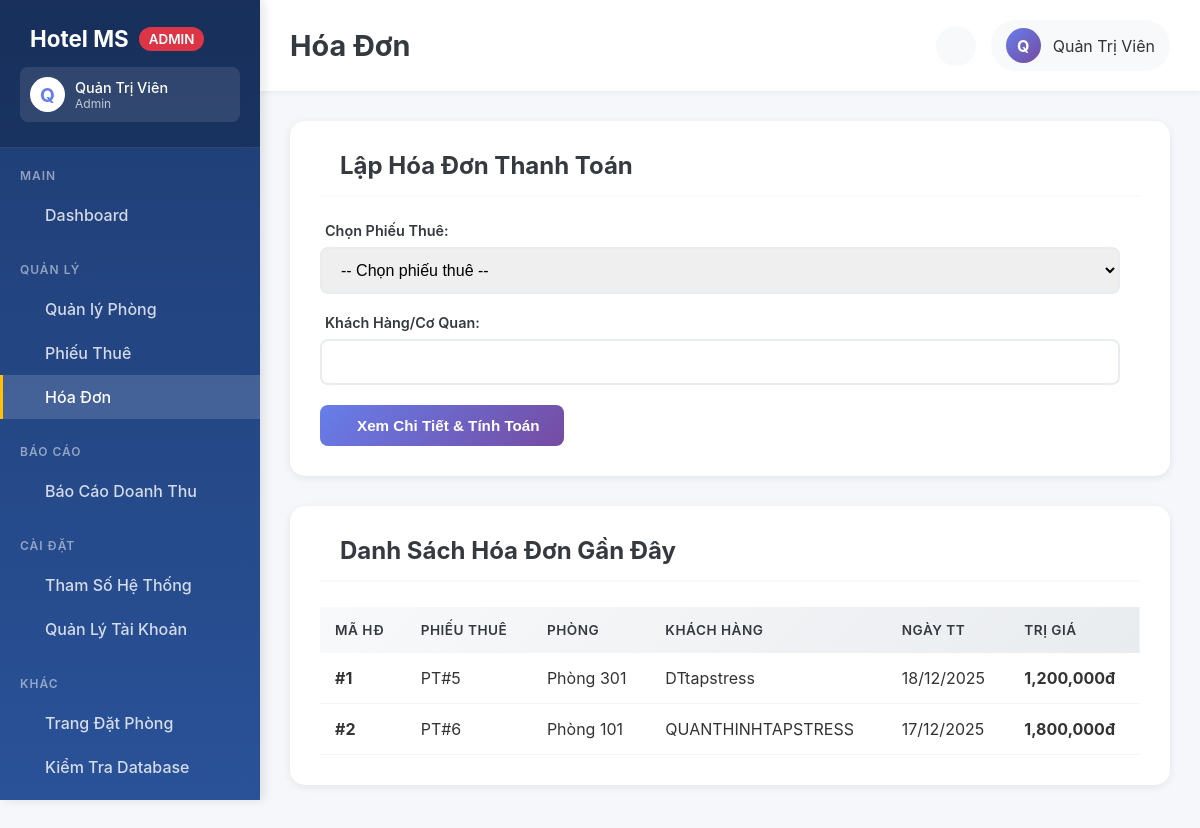
The page /admin/hoa-don.php (signed in) on the database its author committed.
### tables this page shows
CREATE TABLE HOADON (
MaHoaDon INTEGER PRIMARY KEY AUTOINCREMENT,
MaPhieuThue INTEGER NOT NULL UNIQUE,
TenKhachHangCoQuan TEXT NOT NULL,
DiaChiThanhToan TEXT,
NgayThanhToan DATE NOT NULL DEFAULT (date('now')),
TriGia REAL NOT NULL CHECK(TriGia >= 0),
FOREIGN KEY (MaPhieuThue) REFERENCES PHIEUTHUE(MaPhieuThue) ON DELETE RESTRICT ON UPDATE CASCADE
);

CREATE TABLE PHONG (
MaPhong INTEGER PRIMARY KEY AUTOINCREMENT,
SoPhong TEXT NOT NULL UNIQUE,
MaLoaiPhong INTEGER NOT NULL,
TinhTrang TEXT DEFAULT 'Trống' CHECK(TinhTrang IN ('Trống', 'Đã thuê')),
GhiChu TEXT,
FOREIGN KEY (MaLoaiPhong) REFERENCES LOAIPHONG(MaLoaiPhong) ON DELETE RESTRICT ON UPDATE CASCADE
);

### admin/hoa-don.php (the view, shortened to what this page needs)
<?php
$database = new Database();
$db = $database->connect();
$previewData = null;
$stmt = $db->query("SELECT H.*, P.SoPhong
FROM HOADON H
JOIN PHIEUTHUE PT ON H.MaPhieuThue = PT.MaPhieuThue
JOIN PHONG P ON PT.MaPhong = P.MaPhong
ORDER BY H.NgayThanhToan DESC
LIMIT 10");
$hoaDons = $stmt->fetchAll();
?>
<!DOCTYPE html>
<html lang="vi">
<head>
<link rel="stylesheet" href="../assets/css/admin.css">
</head>
<body>
<?php
$page_title = 'Hóa Đơn';
include 'includes/sidebar.php';
?>
<div class="admin-content">
<?php include 'includes/header.php'; ?>
<main class="main-container">
<div class="content-section">
<div class="section-header">
<h2 class="section-title">
<i class="ph ph-currency-circle-dollar"></i> Lập Hóa Đơn Thanh Toán
</h2>
</div>
<form method="POST" style="max-width: 800px;">
<div class="form-group">
<label><i class="ph ph-ticket"></i> Chọn Phiếu Thuê:</label>
<select name="maPhieuThue" required class="form-control">
<option value="">-- Chọn phiếu thuê --</option>
</select>
</div>
<div class="form-group">
<label><i class="ph ph-user"></i> Khách Hàng/Cơ Quan:</label>
<input type="text" name="tenKH" required class="form-control"
value="<?= htmlspecialchars($previewData['tenKH'] ?? '') ?>">
</div>
<button type="submit" class="btn btn-primary">
<i class="ph ph-magnifying-glass"></i> Xem Chi Tiết & Tính Toán
</button>
</form>
</div>
<div class="content-section">
<div class="section-header">
<h2 class="section-title">
<i class="ph ph-list-bullets"></i> Danh Sách Hóa Đơn Gần Đây
</h2>
</div>
<table class="data-table">
<thead>
<tr>
<th>Mã HĐ</th>
<th>Phiếu Thuê</th>
<th>Phòng</th>
<th>Khách Hàng</th>
<th>Ngày TT</th>
<th>Trị Giá</th>
</tr>
</thead>
<tbody>
<?php foreach ($hoaDons as $hd): ?>
<tr>
<td><strong>#<?= $hd['MaHoaDon'] ?></strong></td>
<td>PT#<?= $hd['MaPhieuThue'] ?></td>
<td>Phòng <?= htmlspecialchars($hd['SoPhong']) ?></td>
<td><?= htmlspecialchars($hd['TenKhachHangCoQuan']) ?></td>
<td><?= date('d/m/Y', strtotime($hd['NgayThanhToan'])) ?></td>
<td><strong><?= number_format($hd['TriGia']) ?>đ</strong></td>
</tr>
<?php endforeach; ?>
</tbody>
</table>
</div>
</main>
</div>
</body>
</html>

### admin/includes/sidebar.php (shortened to what this page needs)
<?php
$current_page = basename($_SERVER['PHP_SELF']);
?>
<aside class="admin-sidebar">
    <div class="sidebar-header">
        <h1>
            <i class="ph-fill ph-buildings"></i> Hotel MS
            <span class="badge">ADMIN</span>
        </h1>
        <div class="user-info" style="margin-top: 15px; padding: 10px; background: rgba(255,255,255,0.1); border-radius: 8px;">
            <div style="display: flex; align-items: center; gap: 10px;">
                <div class="user-avatar" style="width: 35px; height: 35px; background: #fff; color: #667eea; border-radius: 50%; display: flex; align-items: center; justify-content: center; font-weight: bold;">
                    <?= strtoupper(substr($_SESSION['fullname'] ?? 'A', 0, 1)) ?>
                </div>
                <div style="flex: 1; min-width: 0;">
                    <div style="color: #fff; font-weight: 500; font-size: 0.9em; white-space: nowrap; overflow: hidden; text-overflow: ellipsis;">
                        <?= htmlspecialchars($_SESSION['fullname'] ?? 'Admin') ?>
                    </div>
                    <div style="color: rgba(255,255,255,0.7); font-size: 0.75em;">
                        <?= htmlspecialchars($_SESSION['role'] ?? 'Admin') ?>
                    </div>
                </div>
            </div>
        </div>
    </div>
    <nav class="sidebar-nav">
        <div class="nav-section">
            <div class="nav-section-title">Main</div>
            <a href="index.php" class="nav-link <?= $current_page === 'index.php' ? 'active' : '' ?>">
                <span>Dashboard</span>
            </a>
        </div>
        <div class="nav-section">
            <div class="nav-section-title">Quản Lý</div>
            <a href="phong.php" class="nav-link <?= $current_page === 'phong.php' ? 'active' : '' ?>">
                <span>Quản lý Phòng</span>
            </a>
            <a href="phieu-thue.php" class="nav-link <?= $current_page === 'phieu-thue.php' ? 'active' : '' ?>">
                <span>Phiếu Thuê</span>
            </a>
            <a href="hoa-don.php" class="nav-link <?= $current_page === 'hoa-don.php' ? 'active' : '' ?>">
                <span>Hóa Đơn</span>
            </a>
        </div>
        <div class="nav-section">
            <div class="nav-section-title">Báo Cáo</div>
            <a href="bao-cao.php" class="nav-link <?= $current_page === 'bao-cao.php' ? 'active' : '' ?>">
                <span>Báo Cáo Doanh Thu</span>
            </a>
        </div>
        <div class="nav-section">
            <div class="nav-section-title">Cài Đặt</div>
            <a href="tham-so.php" class="nav-link <?= $current_page === 'tham-so.php' ? 'active' : '' ?>">
                <span>Tham Số Hệ Thống</span>
            </a>
            <a href="tai-khoan.php" class="nav-link <?= $current_page === 'tai-khoan.php' ? 'active' : '' ?>">
                <span>Quản Lý Tài Khoản</span>
            </a>
        </div>
        <div class="nav-section">
            <div class="nav-section-title">Khác</div>
            <a href="../index.php" class="nav-link">
                <span>Trang Đặt Phòng</span>
            </a>
            <a href="../test_database.php" class="nav-link">
                <span>Kiểm Tra Database</span>
            </a>
            <a href="logout.php" class="nav-link" style="color: #f44336;">
            </a>
        </div>
    </nav>
</aside>

### admin/includes/header.php (shortened to what this page needs)
<header class="admin-header">
    <h1 class="header-title"><?= $page_title ?? 'Admin Panel' ?></h1>
    <div class="header-actions">
        <button class="btn-icon" title="Thông báo">
        </button>
        <div class="user-menu">
            <div class="user-avatar"><?= strtoupper(substr($_SESSION['fullname'] ?? 'A', 0, 1)) ?></div>
            <span><?= htmlspecialchars($_SESSION['fullname'] ?? 'Admin') ?></span>
        </div>
    </div>
</header>

### assets/css/admin.css (style rules this page uses)
:root { --primary: #667eea; --primary-dark: #5568d3; --secondary: #764ba2; --success: #28a745; --danger: #dc3545; --warning: #ffc107; --info: #17a2b8; --light: #f8f9fa; --dark: #343a40; --sidebar-width: 260px; }
* { margin: 0; padding: 0; box-sizing: border-box; }
body { font-family: 'Inter', 'Segoe UI', system-ui, -apple-system, sans-serif; background: #f5f7fa; color: #333; overflow-x: hidden; }
.admin-sidebar { position: fixed; left: 0; top: 0; width: var(--sidebar-width); height: 100vh; background: linear-gradient(180deg, #1e3c72 0%, #2a5298 100%); padding: 0; overflow-y: auto; box-shadow: 4px 0 10px rgba(0,0,0,0.1); z-index: 1000; transition: 0.3s; }
.sidebar-header { padding: 25px 20px; background: rgba(0,0,0,0.2); border-bottom: 1px solid rgba(255,255,255,0.1); }
.sidebar-header h1 { color: white; font-size: 1.4em; font-weight: 700; display: flex; align-items: center; gap: 10px; }
.sidebar-header .badge { background: var(--danger); color: white; font-size: 0.6em; padding: 4px 10px; border-radius: 12px; font-weight: 600; }
.sidebar-header .user-info { margin-top: 15px; padding: 10px; background: rgba(255,255,255,0.1); border-radius: 8px; }
.sidebar-header .user-avatar { width: 35px; height: 35px; background: #fff; color: #667eea; border-radius: 50%; display: flex; align-items: center; justify-content: center; font-weight: bold; font-size: 1.2em; }
.sidebar-nav { padding: 20px 0; }
.nav-section { margin-bottom: 25px; }
.nav-section-title { color: rgba(255,255,255,0.5); font-size: 0.75em; font-weight: 600; text-transform: uppercase; letter-spacing: 1px; padding: 0 20px; margin-bottom: 10px; }
.nav-link { display: flex; align-items: center; gap: 12px; padding: 12px 20px; color: rgba(255,255,255,0.8); text-decoration: none; transition: 0.3s; border-left: 3px solid transparent; font-weight: 500; }
.nav-link.active { background: rgba(255,255,255,0.15); color: white; border-left-color: var(--warning); }
.admin-content { margin-left: var(--sidebar-width); min-height: 100vh; background: #f5f7fa; }
.admin-header { background: white; padding: 20px 30px; box-shadow: 0 2px 4px rgba(0,0,0,0.05); display: flex; align-items: center; justify-content: space-between; position: sticky; top: 0; z-index: 100; }
.header-title { font-size: 1.8em; font-weight: 700; color: var(--dark); }
.header-actions { display: flex; align-items: center; gap: 15px; }
.btn-icon { width: 40px; height: 40px; border-radius: 50%; border: none; background: var(--light); color: var(--dark); display: flex; align-items: center; justify-content: center; cursor: pointer; transition: 0.3s; font-size: 1.2em; }
.user-menu { display: flex; align-items: center; gap: 12px; padding: 8px 15px; background: var(--light); border-radius: 25px; cursor: pointer; transition: 0.3s; }
.user-avatar { width: 35px; height: 35px; border-radius: 50%; background: linear-gradient(135deg, var(--primary), var(--secondary)); display: flex; align-items: center; justify-content: center; color: white; font-weight: 700; }
.main-container { padding: 30px; }
.content-section { background: white; padding: 30px; border-radius: 15px; box-shadow: 0 2px 8px rgba(0,0,0,0.08); margin-bottom: 30px; }
.section-header { display: flex; align-items: center; justify-content: space-between; margin-bottom: 25px; padding-bottom: 15px; border-bottom: 2px solid var(--light); }
.section-title { font-size: 1.5em; font-weight: 700; color: var(--dark); display: flex; align-items: center; gap: 10px; }
.btn { padding: 12px 24px; border: none; border-radius: 8px; font-weight: 600; cursor: pointer; transition: 0.3s; display: inline-flex; align-items: center; gap: 8px; text-decoration: none; font-size: 0.95em; }
.btn-primary { background: linear-gradient(135deg, var(--primary), var(--secondary)); color: white; }
.data-table { width: 100%; border-collapse: collapse; background: white; }
.data-table thead { background: linear-gradient(135deg, #f8f9fa, #e9ecef); }
.data-table th { padding: 15px; text-align: left; font-weight: 600; color: var(--dark); text-transform: uppercase; font-size: 0.85em; letter-spacing: 0.5px; }
.data-table td { padding: 15px; border-bottom: 1px solid #f1f3f5; }
.data-table tbody tr { transition: 0.3s; }
.form-group { margin-bottom: 20px; }
.form-group label { display: block; margin-bottom: 8px; font-weight: 600; color: var(--dark); font-size: 0.9em; }
.form-control { width: 100%; padding: 12px 15px; border: 2px solid #e9ecef; border-radius: 8px; font-size: 1em; transition: 0.3s; }

### rows shown on the page
hoadon: MaHoaDon "1", MaPhieuThue "5", phong.SoPhong "301", TenKhachHangCoQuan "DTtapstress", NgayThanhToan "18/12/2025", TriGia "1,200,000"
hoadon: MaHoaDon "2", MaPhieuThue "6", phong.SoPhong "101", TenKhachHangCoQuan "QUANTHINHTAPSTRESS", NgayThanhToan "17/12/2025", TriGia "1,800,000"

### other values the page prints
substr($_SESSION['fullname'] ?? 'A', 0, 1) "Q"
$_SESSION['fullname'] "Quản Trị Viên"
$_SESSION['role'] "Admin"
$page_title "Hóa Đơn"
